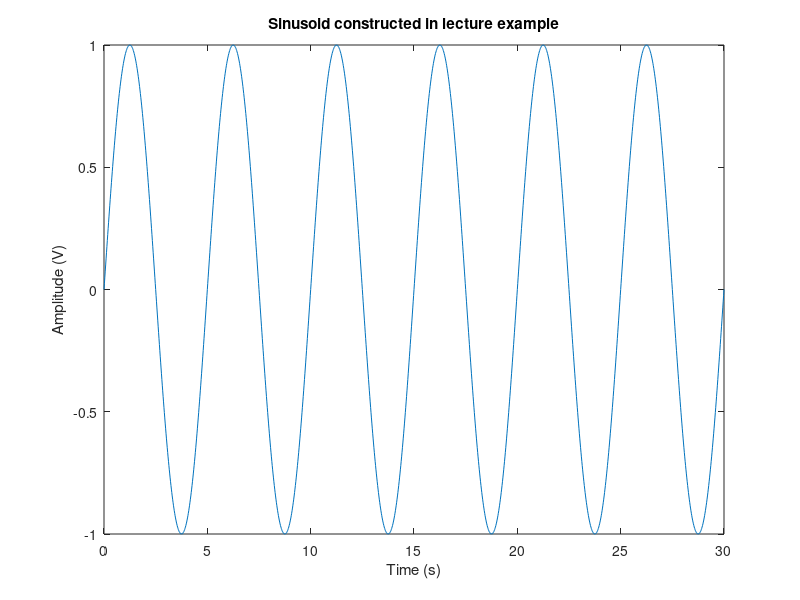

The MATLAB script that drew this image:
fsample = 50;
t0 = 0; 
tf = 30;
fsignal = 2*pi/5;

t = t0:1/fsample:tf;
y = sin(fsignal*t);
plot(t, y)
xlabel("Time (s)")
ylabel("Amplitude (V)")
title("Sinusoid constructed in lecture example")

saveas(gcf,strcat(pwd(),"/output/sinusoid"), "png") % # hide
